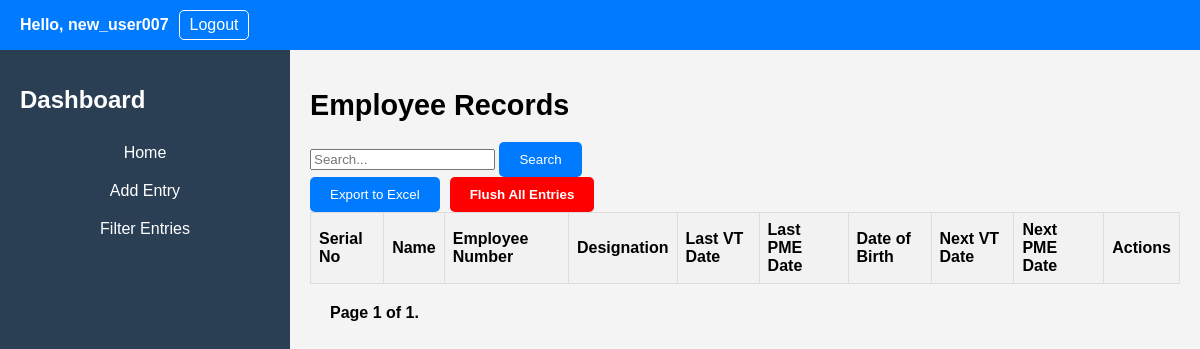
Before: /dashboard/ (signed in) with the older database file.
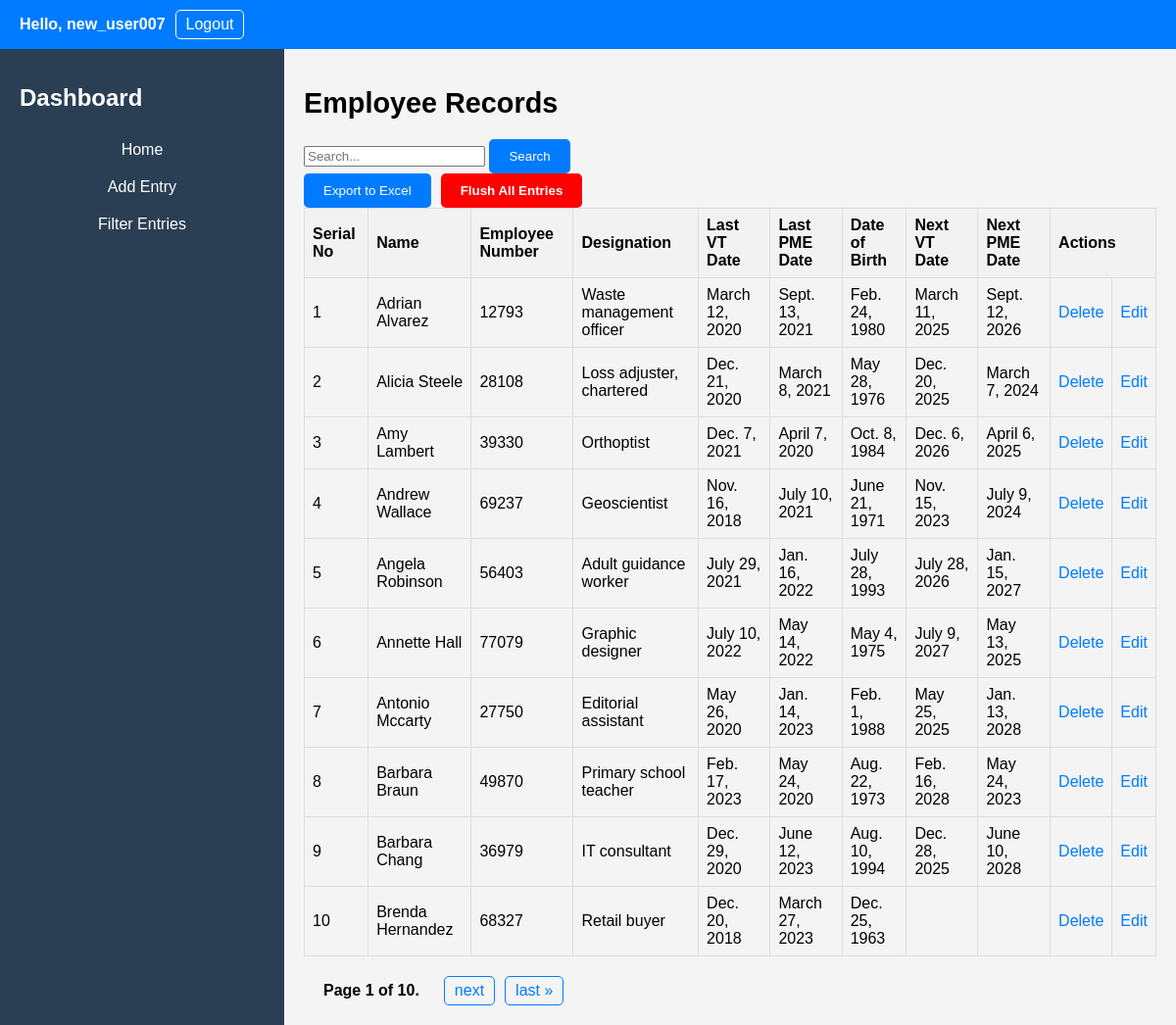
After: the same page with the newer database file.
### EmployeeApp/models.py (models this page shows)
class Entry(models.Model):
    user = models.ForeignKey(User, on_delete=models.CASCADE)
    name = models.CharField(max_length=100)
    employee_number = models.CharField(max_length=10)
    designation = models.CharField(max_length=50)
    last_vt_date = models.DateField(verbose_name='Last VT Date', null=True, blank=True)  # Make it optional
    last_pme_date = models.DateField(null=True, blank=True)  # Make it optional
    date_of_birth = models.DateField(null=True, blank=True)
    next_vt_date = models.DateField(null=True, blank=True)
    next_pme_date = models.DateField(null=True, blank=True)
    timestamp = models.DateTimeField(default=timezone.now)  # Set default value here

### EmployeeApp/views.py (the view)
# urls.py: path('dashboard/', views.dashboard, name='dashboard'),
def dashboard(request):
    user = request.user
    records = Entry.objects.filter(user=user).order_by('name')
    search_query = request.GET.get('search')
    if search_query:
        records = records.filter(
            Q(name__icontains=search_query) |
            Q(employee_number__icontains=search_query) |
            Q(designation__icontains=search_query)
        )
    paginator = Paginator(records, 10)
    page_number = request.GET.get('page')
    page_obj = paginator.get_page(page_number)
    return render(request, 'EmployeeApp/dashboard.html', {'user': user, 'records': page_obj})

### EmployeeApp/templates/EmployeeApp/dashboard.html (shortened to what this page needs)
<!DOCTYPE html>
<html>
<head>
    <link rel="stylesheet" href="/static/css/styles.css">
    <link rel="stylesheet" href="/static/css/dashboard.css">
</head>
<body>
    <div class="header">
        <div class="user-info">
            <p>Hello, {{ user.username }}</p>
            <a href="{% url 'logout' %}">Logout</a>
        </div>
    </div>
    <div class="dashboard-container">
        <div class="sidebar">
            <h1>Dashboard</h1>
            <ul class="dashboard-menu">
                <li><a href="{% url 'dashboard' %}">Home</a></li>
                <li><a href="{% url 'add_entry' %}">Add Entry</a></li>
                <li><a href="{% url 'filter_entries' %}">Filter Entries</a></li>
            </ul>
        </div>
        <div class="main-content">
            <h1>Employee Records</h1>
                    <form method="get" action="{% url 'dashboard' %}">
                            <div class="search-box">
                                <input type="text" name="search" placeholder="Search...">
                                <button type="submit">Search</button>
                            </div>
                    </form>
                    <div class="action-buttons">
                                    <form method="post" action="{% url 'export_entries' %}">
                                        <button type="submit">Export to Excel</button>
                                    </form>
                                    <form method="post" action="{% url 'flush_entries' %}">
                                        <button type="submit" class="danger-button">Flush All Entries</button>
                                    </form>
                    </div>
            <table>
                <thead>
                    <tr>
                        <th>Serial No</th>
                        <th>Name</th>
                        <th>Employee Number</th>
                        <th>Designation</th>
                        <th>Last VT Date</th>
                        <th>Last PME Date</th>
                        <th>Date of Birth</th>
                        <th>Next VT Date</th>
                        <th>Next PME Date</th>
                        <th colspan="2">Actions</th>
                    </tr>
                </thead>
                <tbody>
                    {% for record in records %}
                        <tr>
                            <td>{{ forloop.counter }}</td>
                            <td>{{ record.name }}</td>
                            <td>{{ record.employee_number }}</td>
                            <td>{{ record.designation }}</td>
                            <td>{{ record.last_vt_date }}</td>
                            <td>{{ record.last_pme_date }}</td>
                            <td>{{ record.date_of_birth }}</td>
                            <td>{{ record.next_vt_date|default:'' }}</td>
                            <td>{{ record.next_pme_date|default:'' }}</td>
                            <td><a href="#" class="delete-link" data-entry-id="{{ record.id }}">Delete</a></td>
                            <td><a href="{% url 'edit_entry' record.id %}">Edit</a></td>
                        </tr>
                    {% endfor %}
                </tbody>
            </table>
                        <div class="pagination">
                                <span class="step-links">
                                    <span class="current-page">
                                        Page {{ records.number }} of {{ records.paginator.num_pages }}.
                                    </span>
                                    {% if records.has_next %}
                                        <a href="?page={{ records.next_page_number }}" class="page-link">next</a>
                                        <a href="?page={{ records.paginator.num_pages }}" class="page-link">last &raquo;</a>
                                    {% endif %}
                                </span>
                        </div>
        </div>
    </div>
</body>
</html>

Changed rows visible on the page:
added Entry: name "Adrian Alvarez", employee_number "12793", designation "Waste management officer", last_vt_date "March 12, 2020", last_pme_date "Sept. 13, 2021", date_of_birth "Feb. 24, 1980", next_vt_date "March 11, 2025", next_pme_date "Sept. 12, 2026"
added Entry: name "Alicia Steele", employee_number "28108", designation "Loss adjuster, chartered", last_vt_date "Dec. 21, 2020", last_pme_date "March 8, 2021", date_of_birth "May 28, 1976", next_vt_date "Dec. 20, 2025", next_pme_date "March 7, 2024"
added Entry: name "Amy Lambert", employee_number "39330", designation "Orthoptist", last_vt_date "Dec. 7, 2021", last_pme_date "April 7, 2020", date_of_birth "Oct. 8, 1984", next_vt_date "Dec. 6, 2026", next_pme_date "April 6, 2025"
added Entry: name "Andrew Wallace", employee_number "69237", designation "Geoscientist", last_vt_date "Nov. 16, 2018", last_pme_date "July 10, 2021", date_of_birth "June 21, 1971", next_vt_date "Nov. 15, 2023", next_pme_date "July 9, 2024"
added Entry: name "Angela Robinson", employee_number "56403", designation "Adult guidance worker", last_vt_date "July 29, 2021", last_pme_date "Jan. 16, 2022", date_of_birth "July 28, 1993", next_vt_date "July 28, 2026", next_pme_date "Jan. 15, 2027"
added Entry: name "Annette Hall", employee_number "77079", designation "Graphic designer", last_vt_date "July 10, 2022", last_pme_date "May 14, 2022", date_of_birth "May 4, 1975", next_vt_date "July 9, 2027", next_pme_date "May 13, 2025"
added Entry: name "Antonio Mccarty", employee_number "27750", designation "Editorial assistant", last_vt_date "May 26, 2020", last_pme_date "Jan. 14, 2023", date_of_birth "Feb. 1, 1988", next_vt_date "May 25, 2025", next_pme_date "Jan. 13, 2028"
added Entry: name "Barbara Braun", employee_number "49870", designation "Primary school teacher", last_vt_date "Feb. 17, 2023", last_pme_date "May 24, 2020", date_of_birth "Aug. 22, 1973", next_vt_date "Feb. 16, 2028", next_pme_date "May 24, 2023"
added Entry: name "Barbara Chang", employee_number "36979", designation "IT consultant", last_vt_date "Dec. 29, 2020", last_pme_date "June 12, 2023", date_of_birth "Aug. 10, 1994", next_vt_date "Dec. 28, 2025", next_pme_date "June 10, 2028"
added Entry: name "Brenda Hernandez", employee_number "68327", designation "Retail buyer", last_vt_date "Dec. 20, 2018", last_pme_date "March 27, 2023", date_of_birth "Dec. 25, 1963"
Other visible differences:
{{ records.paginator.num_pages }}: "1" → "10"
text now shown: "next last »"
